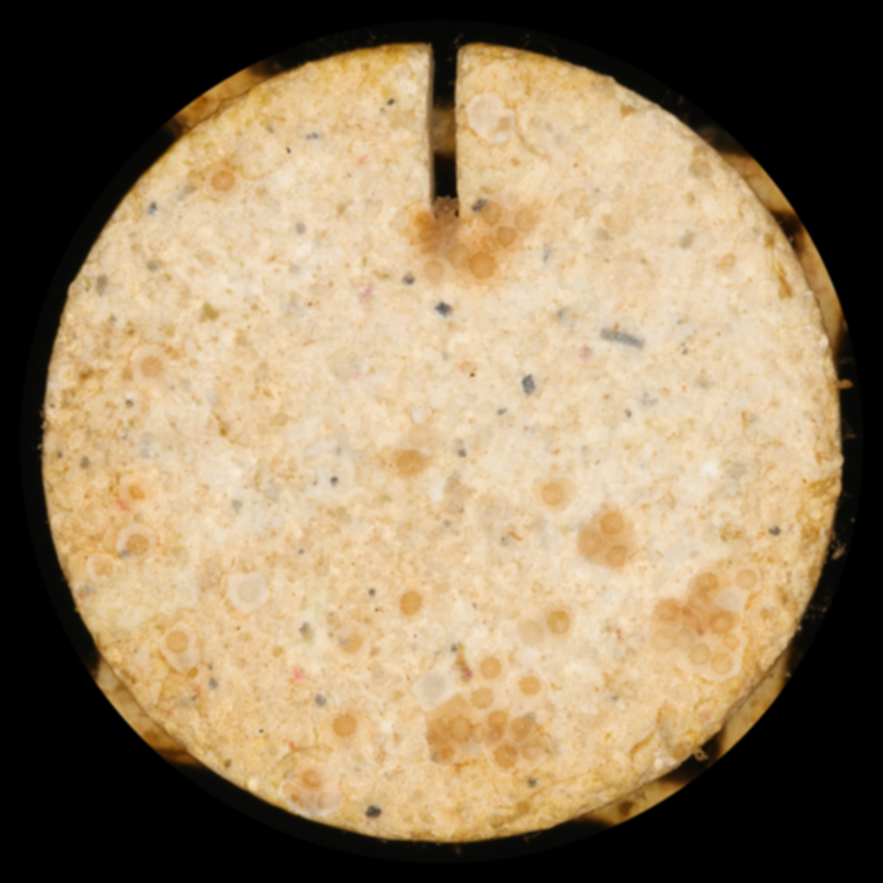
#> input picture Coral/GaussianOutput/gaussian1.JPG, 3532 x 3532 px (shown at 1/4 size); its folder holds 4 pictures in this run
$ python Sobel.py
#> lines starting #> are read from the running program, lines starting #| are printed output that depends on the picture
import cv2 as cv

#Turnes the input image into grayscale and applies sobel edge detection with kernel of chosen size
def sobel(image, kernel_size=3):
    sobel_x = cv.Sobel(image, cv.CV_64F, 1, 0, ksize=kernel_size)
    sobel_y = cv.Sobel(image, cv.CV_64F, 0, 1, ksize=kernel_size)
    magnitude = cv.magnitude(sobel_x, sobel_y)
    return cv.convertScaleAbs(magnitude)

def main():
    for i in range (1, 7):
        image = cv.imread(f"Coral/GaussianOutput/gaussian{i}.JPG", cv.IMREAD_GRAYSCALE)
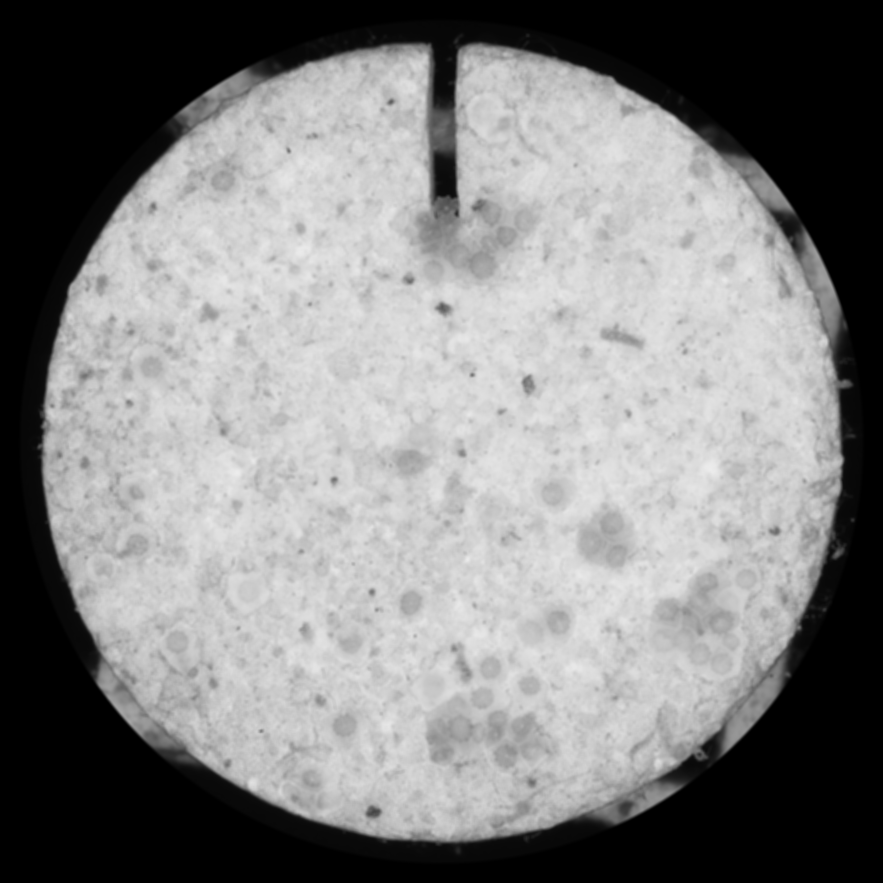
#> image: shape (3532, 3532) (shown at 1/4 size); min 0, max 236, mean 130.6

        sobel_image = sobel(image)
#> in sobel, `sobel_x = cv.Sobel(image, cv.CV_64F, 1, 0, ksize=kernel_size)`:
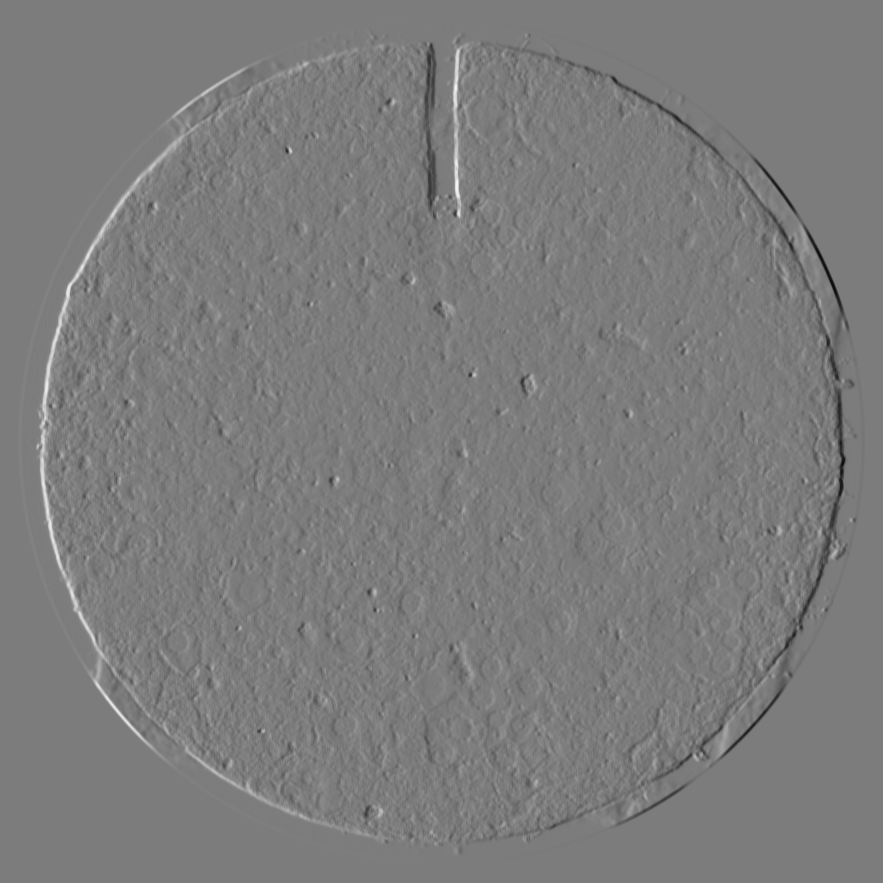
#> sobel_x: shape (3532, 3532) float64 (shown at 1/4 size); min -98, max 103, mean 0; drawn with min black and max white
#> in sobel, `sobel_y = cv.Sobel(image, cv.CV_64F, 0, 1, ksize=kernel_size)`:
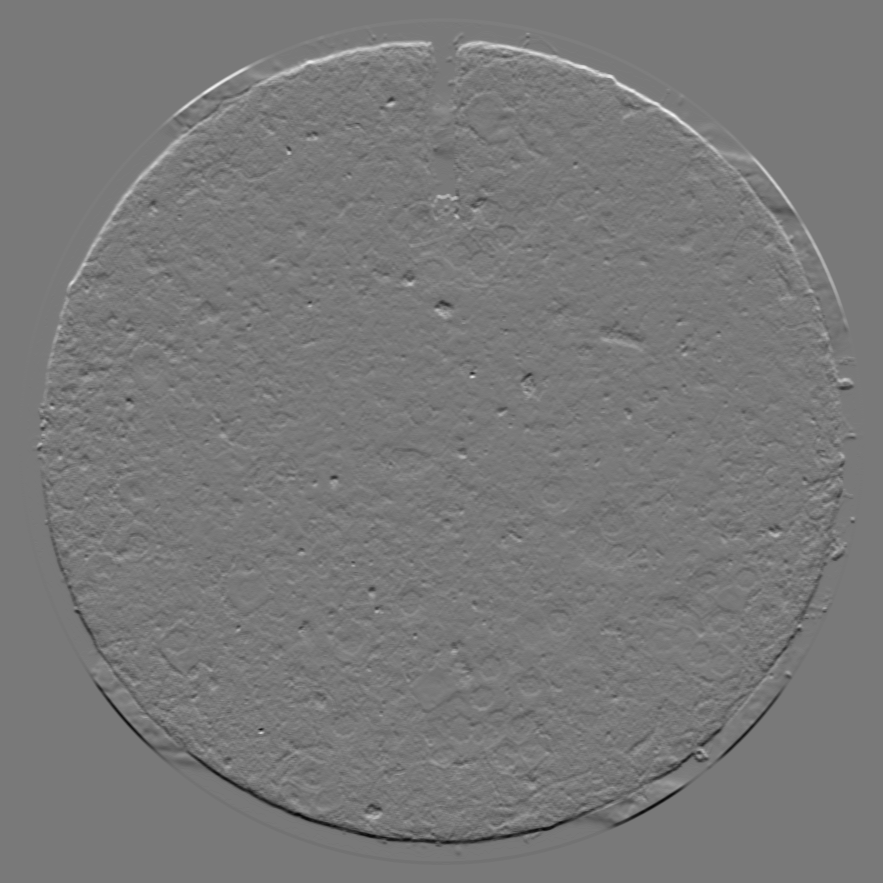
#> sobel_y: shape (3532, 3532) float64 (shown at 1/4 size); min -88, max 97, mean 0; drawn with min black and max white
#> in sobel, `magnitude = cv.magnitude(sobel_x, sobel_y)`:
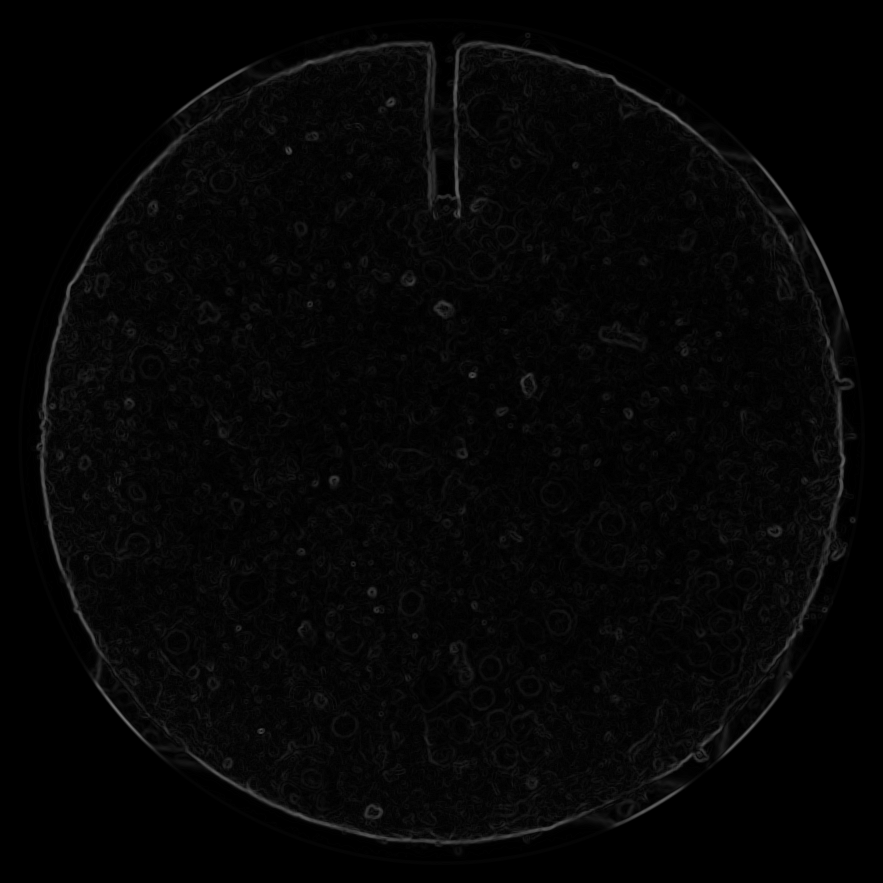
#> magnitude: shape (3532, 3532) float64 (shown at 1/4 size); min 0, max 126.2, mean 5.6

        cv.imwrite(f"Coral/SobelOutput/sobel{i}.JPG", sobel_image)
#> pass 2 of the loop in main, `for i in range (1, 7):`:
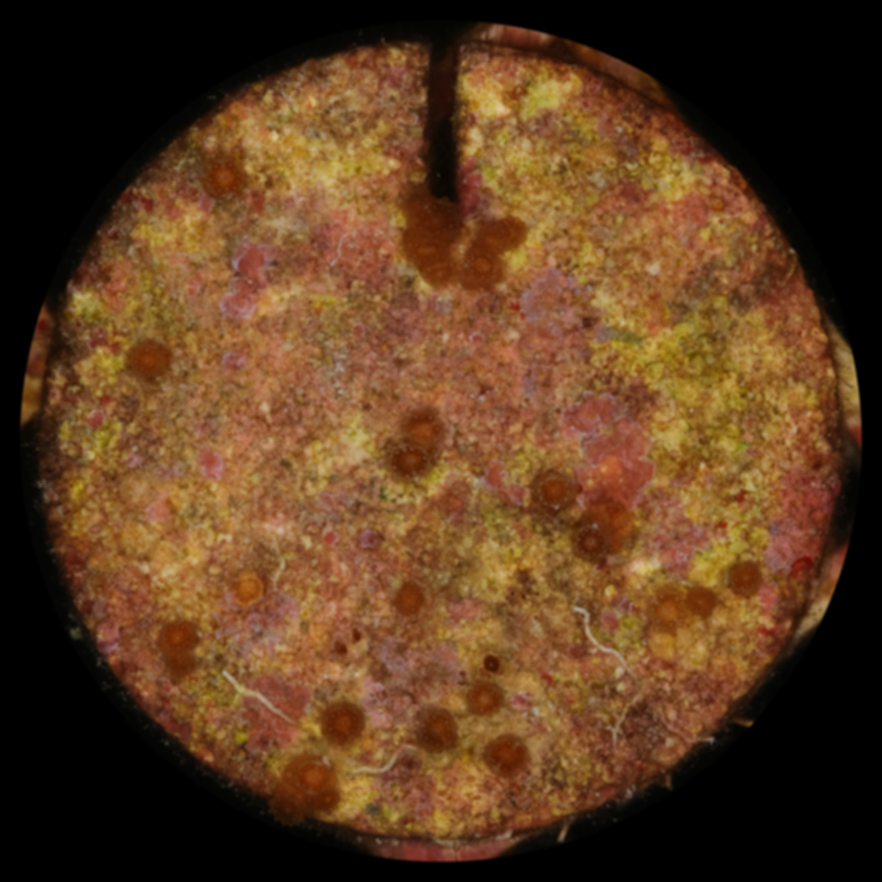
#> input picture Coral/GaussianOutput/gaussian2.JPG, 3526 x 3526 px (shown at 1/4 size)
#> image: shape (3526, 3526)
#> sobel_x: shape (3526, 3526) float64
#> in sobel (call 2), `sobel_y = cv.Sobel(image, cv.CV_64F, 0, 1, ksize=kernel_size)`:
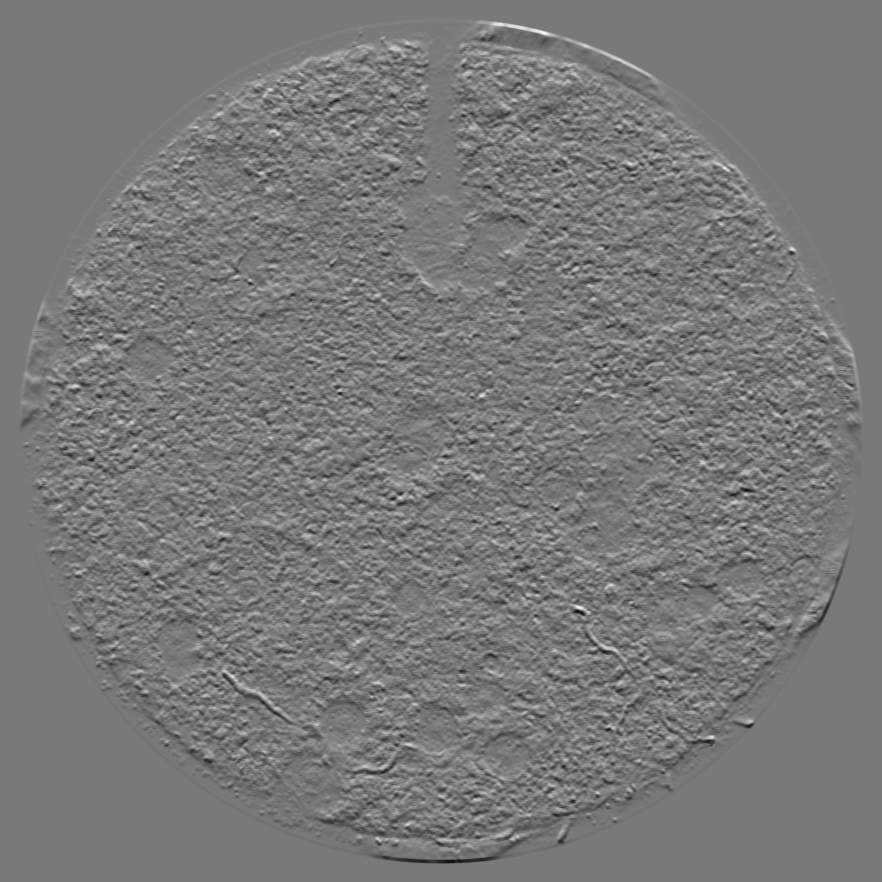
#> sobel_y: shape (3526, 3526) float64 (shown at 1/4 size); min -58, max 64, mean 0; drawn with min black and max white
#> magnitude: shape (3526, 3526) float64
#> in sobel (call 2), `return cv.convertScaleAbs(magnitude)`:
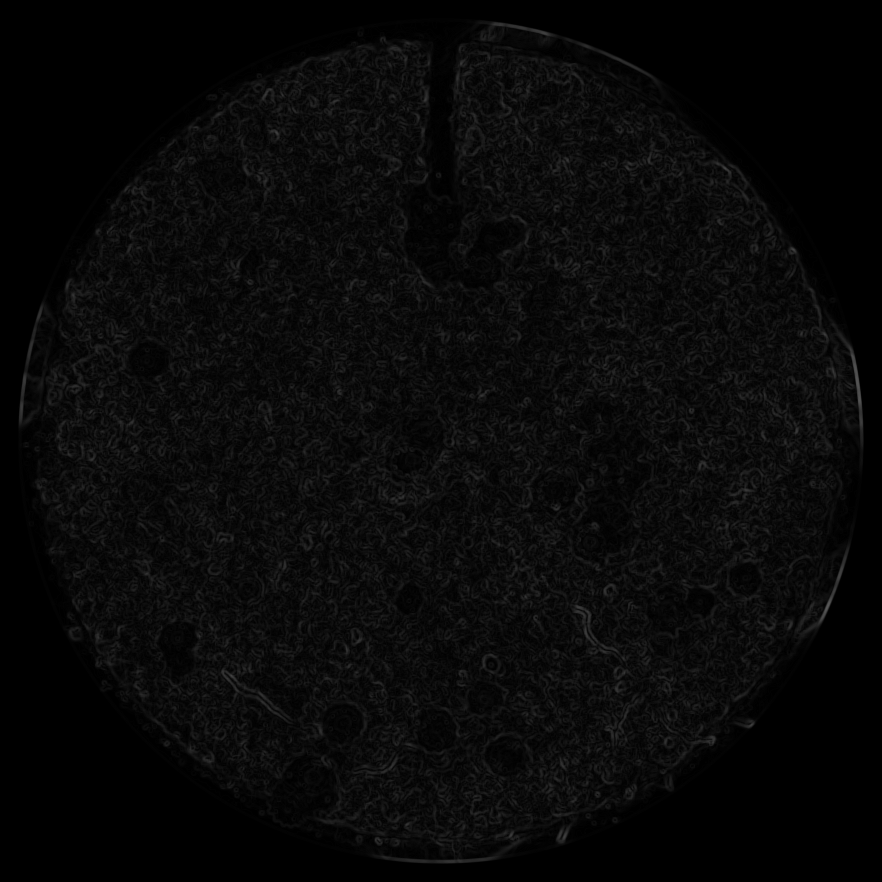
#> returned value: shape (3526, 3526) (shown at 1/4 size); min 0, max 93, mean 8.4
#> pass 3 of the loop in main, `for i in range (1, 7):`:
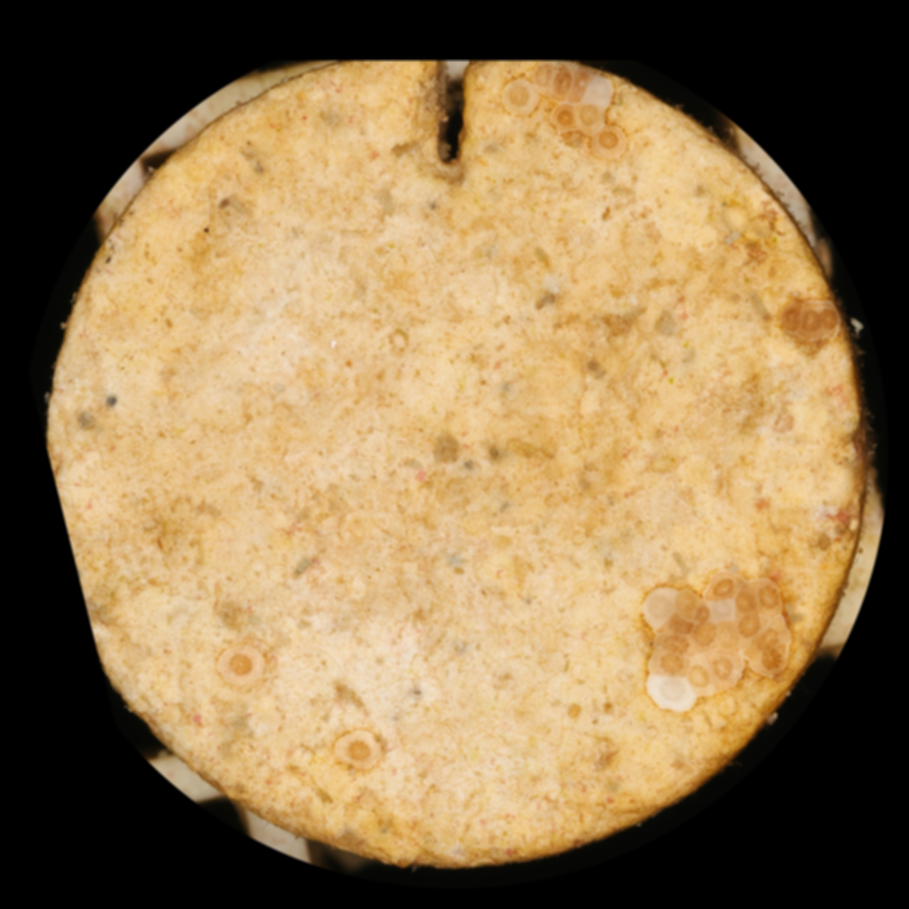
#> input picture Coral/GaussianOutput/gaussian3.JPG, 3636 x 3636 px (shown at 1/4 size)
#> image: shape (3636, 3636)
#> sobel_x: shape (3636, 3636) float64
#> in sobel (call 3), `sobel_y = cv.Sobel(image, cv.CV_64F, 0, 1, ksize=kernel_size)`:
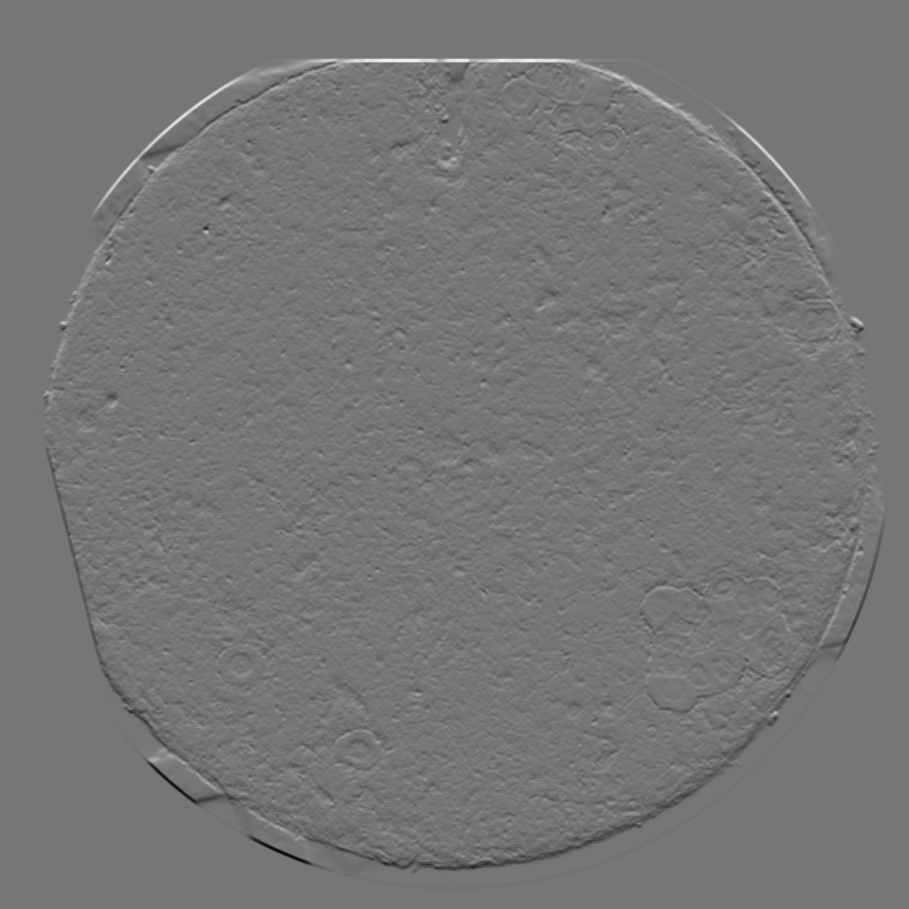
#> sobel_y: shape (3636, 3636) float64 (shown at 1/4 size); min -101, max 117, mean 0; drawn with min black and max white
#> in sobel (call 3), `magnitude = cv.magnitude(sobel_x, sobel_y)`:
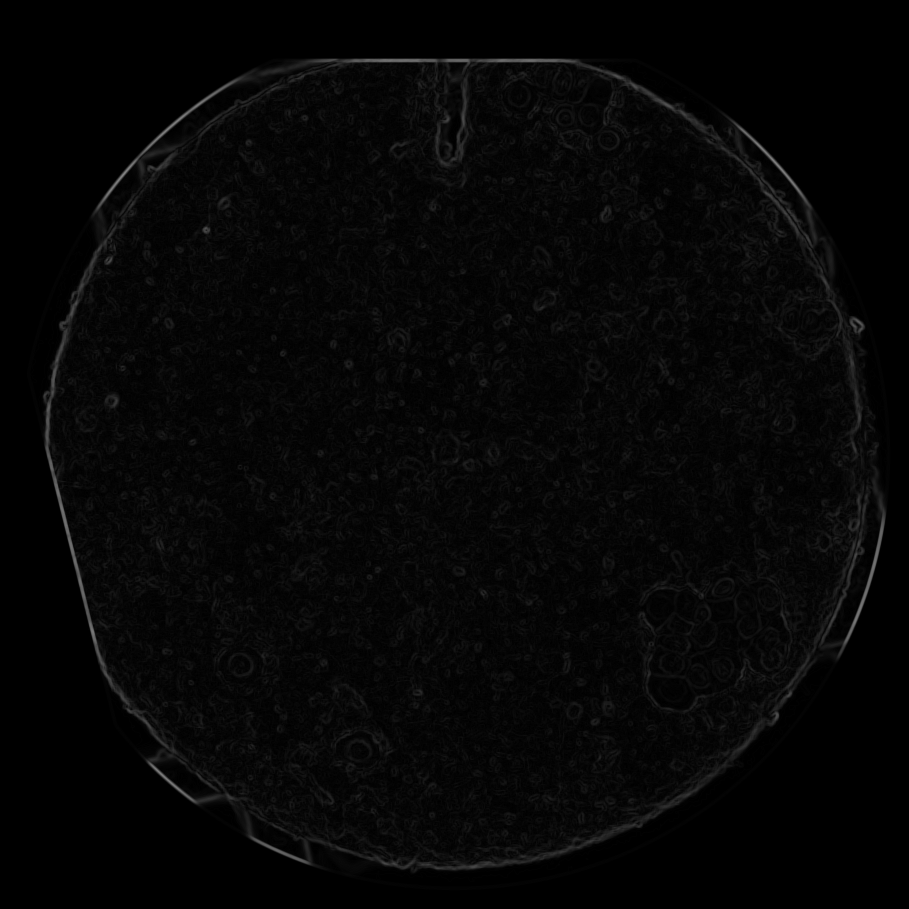
#> magnitude: shape (3636, 3636) float64 (shown at 1/4 size); min 0, max 140.1, mean 6
#> the loop made 5 passes; the first 3 are shown

    for i in range (1, 3):
            image = cv.imread(f"Geology/GaussianOutput/gaussian{i}.JPG", cv.IMREAD_GRAYSCALE)

            sobel_image = sobel(image)

            cv.imwrite(f"Geology/SobelOutput/sobel{i}.JPG", sobel_image)

if __name__ == "__main__":
#> (the run stopped early here; a loop or call above may not have finished)
